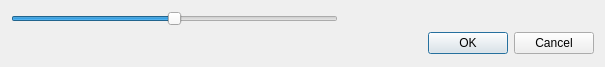
<?xml version="1.0" encoding="UTF-8"?>
<ui version="4.0">
 <class>ChangeMarkDialog</class>
 <widget class="QDialog" name="ChangeMarkDialog">
  <property name="geometry">
   <rect>
    <x>0</x>
    <y>0</y>
    <width>605</width>
    <height>67</height>
   </rect>
  </property>
  <property name="windowTitle">
   <string>Изменить оценку</string>
  </property>
  <layout class="QGridLayout" name="gridLayout_2">
   <item row="0" column="0">
    <layout class="QGridLayout" name="gridLayout">
     <item row="0" column="0">
      <widget class="QSlider" name="voteValue">
       <property name="minimum">
        <number>-4</number>
       </property>
       <property name="maximum">
        <number>4</number>
       </property>
       <property name="orientation">
        <enum>Qt::Horizontal</enum>
       </property>
      </widget>
     </item>
     <item row="0" column="1">
      <widget class="QLabel" name="voteLabel">
       <property name="minimumSize">
        <size>
         <width>250</width>
         <height>0</height>
        </size>
       </property>
       <property name="text">
        <string/>
       </property>
       <property name="alignment">
        <set>Qt::AlignCenter</set>
       </property>
      </widget>
     </item>
    </layout>
   </item>
   <item row="1" column="0">
    <widget class="QDialogButtonBox" name="buttonBox">
     <property name="orientation">
      <enum>Qt::Horizontal</enum>
     </property>
     <property name="standardButtons">
      <set>QDialogButtonBox::Cancel|QDialogButtonBox::Ok</set>
     </property>
    </widget>
   </item>
  </layout>
 </widget>
 <resources/>
 <connections>
  <connection>
   <sender>buttonBox</sender>
   <signal>accepted()</signal>
   <receiver>ChangeMarkDialog</receiver>
   <slot>accept()</slot>
   <hints>
    <hint type="sourcelabel">
     <x>248</x>
     <y>254</y>
    </hint>
    <hint type="destinationlabel">
     <x>157</x>
     <y>274</y>
    </hint>
   </hints>
  </connection>
  <connection>
   <sender>buttonBox</sender>
   <signal>rejected()</signal>
   <receiver>ChangeMarkDialog</receiver>
   <slot>reject()</slot>
   <hints>
    <hint type="sourcelabel">
     <x>316</x>
     <y>260</y>
    </hint>
    <hint type="destinationlabel">
     <x>286</x>
     <y>274</y>
    </hint>
   </hints>
  </connection>
 </connections>
</ui>
